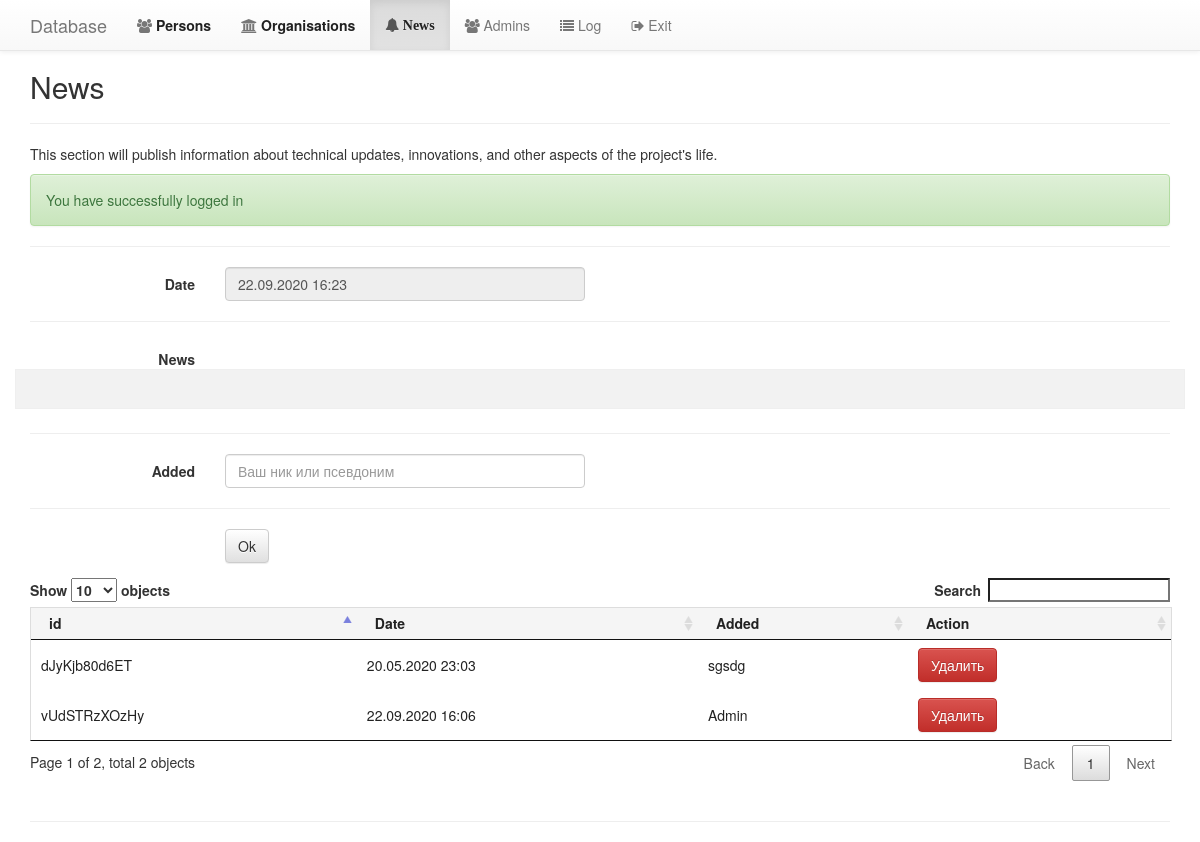
/root/html/news.php (signed in), run on the app's committed database.
### tables this page shows
CREATE TABLE IF NOT EXISTS `news` (
  `contact_id` varchar(50) NOT NULL,
  `first_name` varchar(50) DEFAULT NULL,
  `middle_name` varchar(50) DEFAULT NULL,
  `last_name` varchar(50) DEFAULT NULL,
  `name` longtext,
  `head` longtext,
  `contact_number_home` varchar(20) DEFAULT NULL,
  `contact_number_mobile` varchar(20) DEFAULT NULL,
  `contact_email` varchar(100) DEFAULT NULL,
  `date_of_birth` date DEFAULT NULL,
  `address_line_1` varchar(100) DEFAULT NULL,
  `address_line_2` varchar(100) DEFAULT NULL,
  `address_town` varchar(100) DEFAULT NULL,
  `address_county` varchar(100) DEFAULT NULL,
  `address_post_code` varchar(20) DEFAULT NULL,
  `gender` varchar(50) DEFAULT NULL,
  `birthday` date DEFAULT NULL,
  `city` longtext,
  `job` longtext,
  `web` longtext,
  `photo` longtext,
  `reason` longtext,
  `reason2` longtext,
  `added` longtext,
  `updated` longtext,
  PRIMARY KEY (`contact_id`)
);

### root/includes/news/settings.config.inc.php (called while the page is built, shortened)
<?php
	spl_autoload_register(function($class_name) {
		$class_name = strtolower($class_name);
	});
?>

### root/includes/news/class.db.inc.php (called while the page is built, shortened)
<?php
	class DB {
		protected static $instance = null;
		public static function get_instance() {
			if(empty(self::$instance)) {
				try {
					self::$instance = new PDO(DB_TYPE.":host=".DB_SERVER.";dbname=".DB_NAME, DB_USER, DB_PASS);
				} catch(PDOException $error) {
					echo $error->getMessage();
				}
			}
			return self::$instance;
		}
	};

### root/includes/news/class.contact.inc.php (called while the page is built, shortened)
<?php
	class Contact {
		private $db;
		public function __construct($id = null) {
			$this->db = DB::get_instance();
			if($id) {
				$this->find_id($id);
			} else {
				$this->find_all();
			}
		}
		public function find_all() {
			return $this->all = $this->db->query('SELECT * FROM news ORDER BY added', PDO::FETCH_ASSOC);
		}
	};

### root/html/news.php (the view, shortened to what this page needs)
<?php
	require_once("../includes/news/settings.config.inc.php");
		$pattern = "/(\d+)-(\d+)-(\d+)/i";
	$replacement = "\$3.\$2.\$1";
	$datatables_table_id = 'news';
	$contacts = new Contact();
	require_once("../includes/news/layout.head.inc.php");
	require_once("../includes/news/layout.navigation.inc.php");
?>
			<p>This section will publish information about technical updates, innovations, and other aspects of the project's life.</p>
	<hr>
<form class="form-horizontal" action="" method="post" >
					<div class="form-group">
					<label class="col-sm-2 control-label">Date</label>
					<div class="col-sm-4">
						<input type="text" class="form-control" name="added" readonly value="<?php echo date("d.m.Y H:i");?>" <?php if(isset($_POST["added"])){ echo "value=\"" . htmlentities($_POST["added"]) . "\""; }; ?> required>
					</div>
				</div><hr>
					<div class="form-group">
					<label class="col-sm-2 control-label">News</label>
					<div class="col-sm-0">
						<textarea required name="reason" maxlength="1500"><?php if(isset($_POST["reason"])){ echo "value=\"" . htmlentities($_POST["reason"]) . "\""; }; ?></textarea>
					</div></div><hr>
										<div class="form-group">
					<label class="col-sm-2 control-label">Added</label>
					<div class="col-sm-4">
						<input type="text" class="form-control" name="last_name" placeholder="Ваш ник или псевдоним" required <?php if(isset($_POST["last_name"])){ echo "value=\"" . htmlentities($_POST["last_name"]) . "\""; }; ?>>
					</div></div><hr>
									<div class="form-group">
					<div class="col-sm-offset-2 col-sm-10">
						<button type="submit" name="submit" value="submit" class="btn btn-default">Ok</button>
					</div>
				</div>
			</form>
			<table id="<?php echo $datatables_table_id; ?>">
				<thead>
					<tr>
						<th>id</th>
						<th>Date</th>
						<th>Added</th>
						<th>Action</th>
					</tr>
				</thead>
				<tbody>
<?php
				foreach($contacts->all as $contact){
				?>
					<tr>
						<td><?php echo htmlentities($contact["contact_id"]); ?></td>
						<td><?php echo preg_replace($pattern, $replacement, $contact["added"]); ?></td>
						<td><?php echo htmlentities($contact["last_name"]); ?></td>
						<td> <a href="<?php echo PAGELINK_NEWSDELETE; ?>?i=<?php echo urlencode($contact["contact_id"]); ?>" type="button" role="button" class="btn btn-danger">Удалить</a></td>
					</tr>
<?php
				};
					?>
				</tbody>
			</table>	<br><hr>
<?php
	require_once("../includes/news/layout.footer.inc.php");
?>

### root/html/css/main.css (style rules this page uses)
* { margin: 0; padding: 0; box-sizing: border-box; }
textarea { background-color:#FAFAFA; border:#EFEFEF solid 1px; color:#333; background-color:#f2f2f2; outline: none; width:100%; resize: none; }
table { background: white; margin-bottom: 1.25rem; border: solid 1px #dddddd; }
table thead { background: whitesmoke; }
table thead tr th, table thead tr td { padding: 0.5rem 0.625rem 0.625rem; font-weight: bold; color: #222222; }
table tr th, table tr td { padding: 0.5625rem 0.625rem; color: #222222; text-align: left; }
table tr.even, table tr.alt, table tr:nth-of-type(even) { background: #f9f9f9; }
table thead tr th, table tfoot tr th, table tfoot tr td, table tbody tr th, table tbody tr td, table tr td { display: table-cell; line-height: 1.125rem; }

### data on the page
news: contact_id "dJyKjb80d6ET", added "20.05.2020 23:03", last_name "sgsdg"
news: contact_id "vUdSTRzXOzHy", added "22.09.2020 16:06", last_name "Admin"

### other printed values
PAGENAME_INDEX "Persons"
PAGENAME_ORG "Organisations"
PAGENAME_NEWS "News"
PAGENAME_USERS "Admins"
PAGENAME_LOGS "Log"
PAGENAME_LOGOUT "Exit"
$page_name "News"
$this->get('message') "You have successfully logged in"
